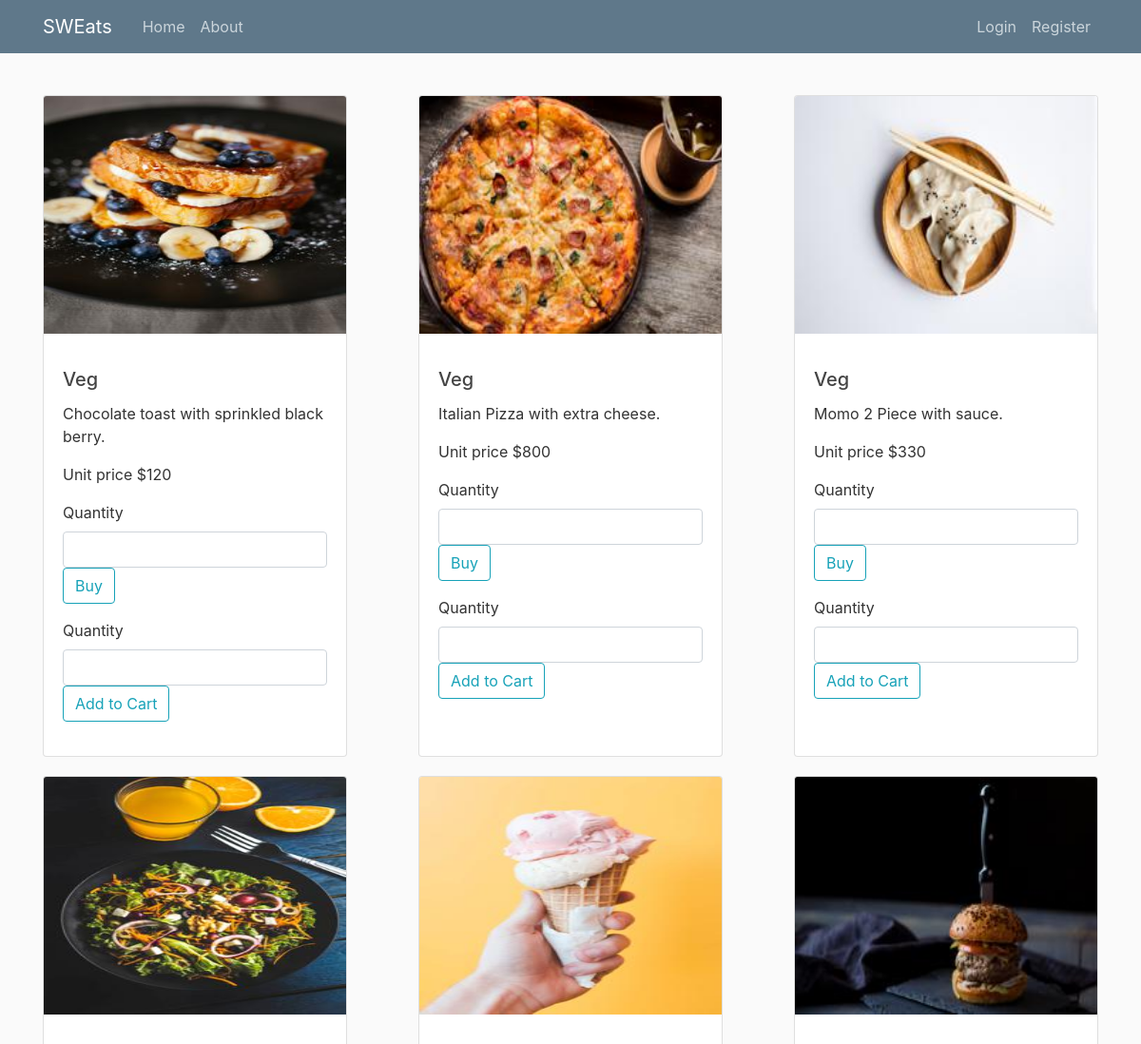
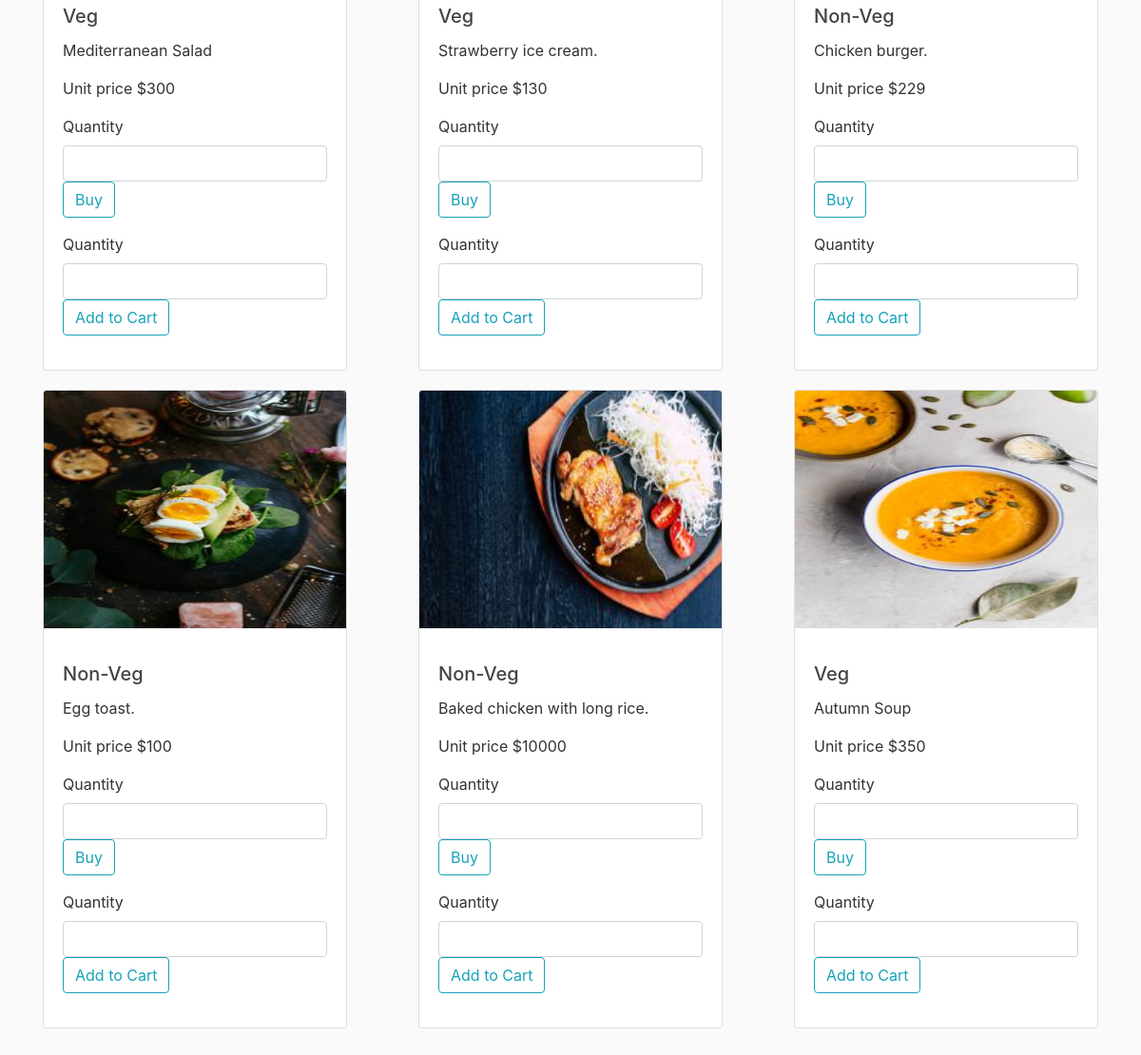
The page /home on the database its author committed (2 pictures, top to bottom).
### sweats/models.py (models this page shows, shortened)
class Item(db.Model):
    __tablename__ = 'items'
    id = db.Column(db.Integer , primary_key=True)
    category = db.Column(db.String(20))
    description = db.Column(db.String(200), nullable=False)
    image_file = db.Column(db.String(20), nullable=False)
    unit_price = db.Column(db.Integer , nullable=False)
    order_items = db.relationship('OrderItem' , backref='item' , lazy=True)

### sweats/main/routes.py (the view)
@main.route("/")
@main.route("/home")
def home():
    items = Item.query.all()
    order_form = OrderItemForm()
    cart_form = CartItemForm()
    return render_template('home.html', items=items, order_form=order_form, cart_form=cart_form)

### sweats/orders/forms.py
class OrderItemForm(FlaskForm):
    quantity = IntegerField('Quantity', validators=[DataRequired(), NumberRange(min=1, max=4)])
    submit = SubmitField('Buy')

### sweats/carts/forms.py
class CartItemForm(FlaskForm):
    quantity = IntegerField('Quantity', validators=[DataRequired(), NumberRange(min=1, max=4)])
    submit = SubmitField('Add to Cart')

### sweats/templates/home.html (shortened to what this page needs)
{% extends "layout.html" %}
{% block content %}
<div class="item-container">
    {% for item in items %}
    <div class="card" style="width: 20em;">
        <img class="card-img-top" src="{{ url_for('static', filename='product_pics/'+item.image_file) }}" alt="Card image cap">
        <div class="card-body">
            <h5 class="card-title">{{ item.category }}</h5>
            <p class="card-text">{{ item.description }}</p>
            <p class="card-text">Unit price ${{ item.unit_price }}</p>
            <form method='POST' action="{{ url_for('orders.place_order', item_id=item.id) }}">
                <fieldset class="form-group">
                    {{ order_form.quantity.label(class="form-control-label") }}
                    {{ order_form.quantity(class="form-control") }}
                    {{ order_form.submit(class="btn btn-outline-info") }}
                </fieldset>
            </form>
            <form method='POST' action="{{ url_for('carts.add_to_cart', item_id=item.id) }}">
                <fieldset class="form-group">
                    {{ cart_form.quantity.label(class="form-control-label") }}
                    {{ cart_form.quantity(class="form-control") }}
                    {{ cart_form.submit(class="btn btn-outline-info") }}
                </fieldset>
            </form>
        </div>
    </div>
    {% endfor %}
</div>
{% endblock content %}

### sweats/static/main.css (style rules this page uses)
body { background: #fafafa; color: #333333; margin-top: 5rem; }
h1, h2, h3, h4, h5, h6 { color: #444444; }
.item-container { display: flex; justify-content: space-between; flex-wrap: wrap; margin-bottom: 2em; }
.item-container > div { margin-top: 20px; }
.card-img-top { height: 250px; max-width: 100%; margin-right: 20px; margin-bottom: 16px; }

### rows shown on the page
Item: image_file (picture), category "Veg", description "Chocolate toast with sprinkled black berry.", unit_price "120", quantity.label "Quantity"
Item: image_file (picture), category "Veg", description "Italian Pizza with extra cheese.", unit_price "800", quantity.label "Quantity"
Item: image_file (picture), category "Veg", description "Momo 2 Piece with sauce.", unit_price "330", quantity.label "Quantity"
Item: image_file (picture), category "Veg", description "Mediterranean Salad", unit_price "300", quantity.label "Quantity"
Item: image_file (picture), category "Veg", description "Strawberry ice cream.", unit_price "130", quantity.label "Quantity"
Item: image_file (picture), category "Non-Veg", description "Chicken burger.", unit_price "229", quantity.label "Quantity"
Item: image_file (picture), category "Non-Veg", description "Egg toast.", unit_price "100", quantity.label "Quantity"
Item: image_file (picture), category "Non-Veg", description "Baked chicken with long rice.", unit_price "10000", quantity.label "Quantity"
Item: image_file (picture), category "Veg", description "Autumn Soup", unit_price "350", quantity.label "Quantity"
